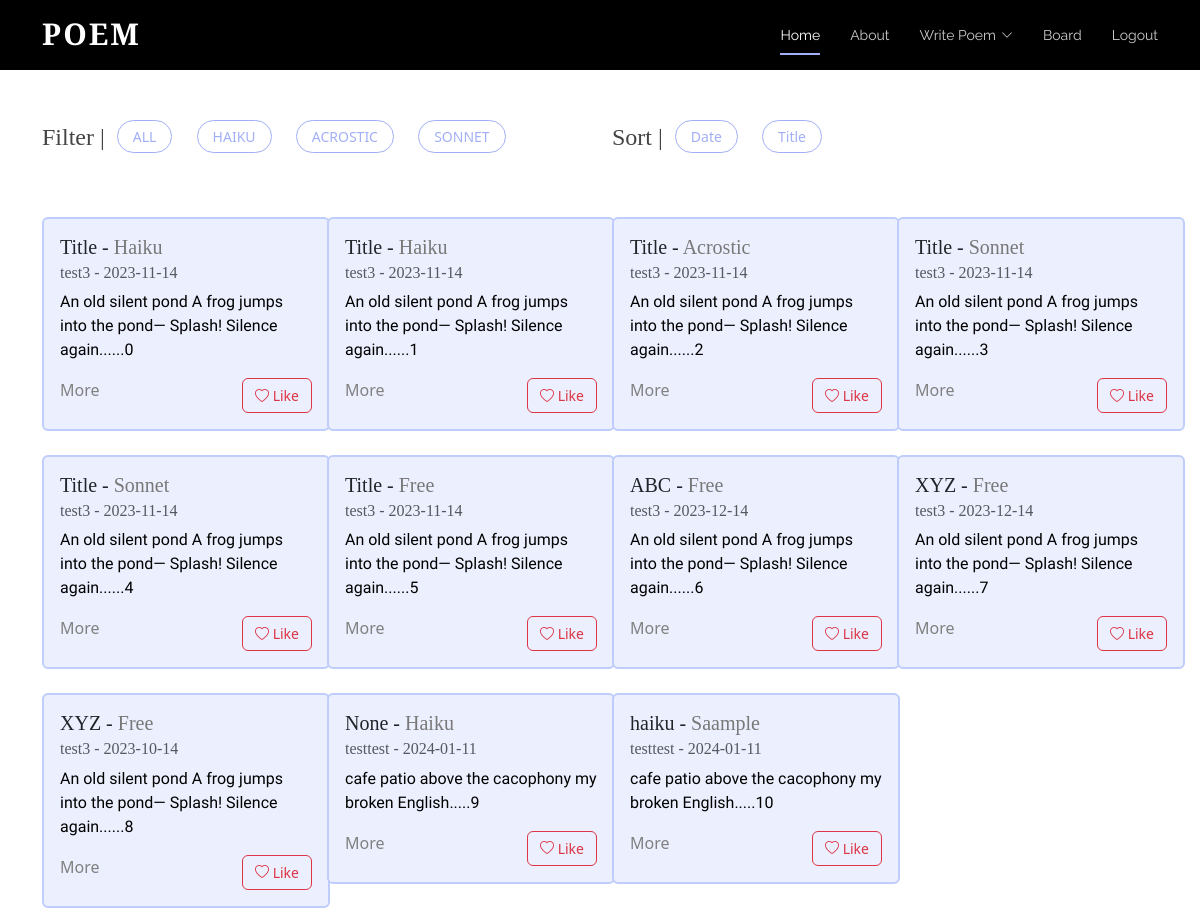
Screenshot of /board (signed in) with the database file from the repository.
### tables this page shows
CREATE TABLE "Poem" (
	"username"	TEXT,
	"content"	TEXT,
	"date"	TEXT,
	"title"	TEXT,
	"type"	TEXT
, "id"	INTEGER);

### app.py (the view)
@app.route("/board", methods=['GET', 'POST'])
def board():
	isLogin = False
	if request.method == "POST":
		pass
	else:
		isLogin = True
		conn = sqlite3.connect('static/database.db')
		cursor = conn.cursor()
		query = """
			SELECT P.username, P.content, P.date, P.title, P.type,P.id,
				   COALESCE(L.liked, 0) AS liked
			FROM Poem P
			LEFT JOIN Likes L ON P.id = L.poem_id AND L.username = ?
		"""
		cursor.execute(query, (session.get("username"),))
		rows = cursor.fetchall()
		usernames = []  # ["scott", "alice"]
		contents = []  # ["poem...", "poem2..."]
		dates = []  # ["2023-12-12", "2022-10-10"]
		titles = []
		types = []
		likes = []
		ids = []
		for row in rows:
			usernames.append(row[0])
			contents.append(row[1])
			dates.append(row[2])
			titles.append(row[3])
			types.append(row[4].title())
			likes.append(row[6])
			ids.append(row[5])
		print(likes)
		print(ids)
		if "username" not in session:
			isLogin = False
			return redirect(url_for('login'))
		else:
			isLogin = True
		return render_template('board.html',ids=ids, usernames=usernames, contents=contents,
							   dates=dates, titles=titles, types=types, liked_status=likes,
							   num_poems=len(usernames), isLogin=isLogin)

### templates/board.html (shortened to what this page needs)
<!DOCTYPE html>
<html lang="en">
  <head>
    <link href="../static/vendor/aos/aos.css" rel="stylesheet">
    <link href="../static/vendor/bootstrap/css/bootstrap.min.css" rel="stylesheet">
    <link href="../static/vendor/bootstrap-icons/bootstrap-icons.css" rel="stylesheet">
    <link href="../static/vendor/boxicons/css/boxicons.min.css" rel="stylesheet">
    <link href="../static/vendor/glightbox/css/glightbox.min.css" rel="stylesheet">
    <link href="../static/vendor/swiper/swiper-bundle.min.css" rel="stylesheet">
    <link href="../static/css/style.css" rel="stylesheet">
  </head>
  <body>
      <header id="header" class="fixed-top d-flex align-items-center">
        <div class="container d-flex justify-content-between">
          <div class="logo">
            <h1><a href="{{url_for('index')}}">Poem</a></h1>
          </div>
          <nav id="navbar" class="navbar">
        <ul>
          <li><a class="nav-link scrollto active" href="#hero">Home</a></li>
          <li><a class="nav-link scrollto" href="{{url_for('index')}}#about">About</a></li>
          <li class="dropdown"><a href="{{url_for('poem_writing_haiku')}}"><span>Write Poem</span> <i class="bi bi-chevron-down"></i></a>
          </li>
          <li><a class="nav-link scrollto" href="{{url_for('board')}}">Board</a></li>
          {% if isLogin %}
            <li><a class="nav-link scrollto" href="{{url_for('logout')}}">Logout</a></li>
          {% else %}
            <li><a class="nav-link scrollto" href="{{url_for('login')}}">Login</a></li>
          {% endif %}
        </ul>
          </nav>
        </div>
      </header>
      <main>
        <div class="container board-top">
          <div class="row mb-4">
            <div class="col-lg-6 d-flex">
                <h4>Filter |</h4>
                <ul class="poem-filters">
                  <li data-filter = "*">ALL</li>
                  <li data-filter = ".filter-Haiku">HAIKU</li>
                  <li data-filter = ".filter-Acrostic">ACROSTIC</li>
                  <li data-filter = ".filter-Sonnet">SONNET</li>
                </ul>
            </div>
            <div class="col-lg-6 d-flex">
                <h4>Sort |</h4>
                <ul class="poem-filters">
                    <li class="sorting" data-sort-by ="date">Date</li>
                    <li class="sorting"  data-sort-by ="title">Title</li>
                </ul>
            </div>
          </div>
          <div class="row poem-container">
            {% for i in range(num_poems) %}
              {% if i < 4 %}
                <div class="col-md-6 col-lg-3 poem-item filter-{{types[i]}} mt-4 mt-md-4" data-title="{{titles[i]}}" data-date="{{dates[i][0:10]}}" data-type="{{types[i]}}">
              {% else %}
                <div class="col-md-6 col-lg-3 poem-item filter-{{types[i]}} mt-4 mt-md-4 mt-lg-4"data-title="{{titles[i]}}"  data-date="{{ dates[i][0:10]}}" data-type="{{types[i]}}">
              {% endif %}
              <div class="card poem-card mx-auto" style="width: 18rem;">
                <div class="card-body">
                  <h5 class="card-title"><span class="title">{{titles[i]}}</span> - <span class="board-poemtype type">{{types[i]}}</span></h5>
                  <h6 class="card-subtitle mb-2 text-muted">{{usernames[i]}} - <span class="date">{{dates[i][0:10]}}</span></h6>
                  <p class="card-text">{{contents[i][0:100]}}.....{{ids[i]}}</p>
                <div class="d-flex justify-content-between">
                  <a class="card-link" data-bs-toggle="modal" data-bs-target="#poemModal" data-title="{{titles[i]}}" data-type="{{types[i]}}" data-username="{{usernames[i]}}" data-date="{{dates[i][0:10]}}" data-content="{{contents[i]}}">
  More
</a>
                    {% if liked_status[i] == 1 %}
                  <div class="text-right">
                    <button class="btn btn-outline-danger like-button really-like" data-poem-id="{{ ids[i] }}" data-username="{{ usernames[i] }}" data-liked="{{ liked_status[i] }}">
                        <i class="bi bi-heart-fill"></i>  Liked
                    </button>
                  </div>
                    {%else %}
                                      <div class="text-right">
                    <button class="btn btn-outline-danger like-button" data-poem-id="{{ ids[i] }}" data-username="{{ usernames[i] }}" data-liked="{{ liked_status[i] }}">
                        <i class="bi bi-heart"></i> Like
                    </button>
                  </div>
                    {% endif %}
                </div>
                </div>
              </div>
            </div>
            {% endfor %}
          </div>
        </div>
      </main>
  </body>
</html>

### static/css/style.css (style rules this page uses)
body { color: #444444; }
a { color: #1bac91; text-decoration: none; }
h1, h2, h3, h4, h5, h6 { font-family: 'Cormorant Garamond', serif; }
#header { height: 70px; transition: all 0.5s; z-index: 997; background: #000; }
#header .logo h1 { font-size: 30px; margin: 0; padding: 6px 0; line-height: 1; font-weight: 700; letter-spacing: 2px; text-transform: uppercase; }
#header .logo h1 a, #header .logo h1 a:hover { color: #fff; text-decoration: none; }
.navbar { padding: 0; }
.navbar ul { margin: 0; padding: 0; display: flex; list-style: none; align-items: center; }
.navbar li { position: relative; }
.navbar>ul>li+li { margin-left: 30px; }
.navbar a, .navbar a:focus { display: flex; align-items: center; justify-content: space-between; padding: 12px 0; font-size: 14px; font-family: "Raleway", sans-serif; color: rgba(255, 255, 255, 0.8); white-space: nowrap; transition: 0.3s; position: relative; }
.navbar a i, .navbar a:focus i { font-size: 12px; line-height: 0; margin-left: 5px; }
.navbar>ul>li>a:before { content: ""; position: absolute; width: 100%; height: 2px; bottom: 3px; left: 0; background-color: #A2AFF6; visibility: hidden; width: 0px; transition: all 0.3s ease-in-out 0s; }
.navbar a:hover:before, .navbar li:hover>a:before, .navbar .active:before { visibility: visible; width: 100%; }
.navbar a:hover, .navbar .active, .navbar .active:focus, .navbar li:hover>a { color: #fff; }
body p { color: black; font-family: 'Nanum Myeongjo', serif; }
body a { color: gray; }
body { margin: 0; }
.board-top { margin-top: 120px; }
.board-poemtype { color:#787878; }
.poem-filters { list-style: none; margin-left: -20px; }
.board-top h4 { margin-top: 3px; }
.poem-filters li { cursor: pointer; font-size: 14px; display: inline-block; background: white; border: 1px solid #A2AFF6; padding: 5px 15px 5px 15px; border-radius: 50px; margin-right: 20px; color: #A2AFF6; font-weight: 500; }
.card-link { cursor:pointer }
.like-button { font-size:14px; }
.poem-card { background-color:#ECEFFE; border: 2px solid #BECDFB; transition: transform 0.3s ease-in-out; }

### rows the page displays
Poem: title "Title", type "Haiku", username "test3", date "2023-11-14", content "An old silent pond A frog jumps into the pond— Splash! Silence again.", id "0"
Poem: title "Title", type "Haiku", username "test3", date "2023-11-14", content "An old silent pond A frog jumps into the pond— Splash! Silence again.", id "1"
Poem: title "Title", type "Acrostic", username "test3", date "2023-11-14", content "An old silent pond A frog jumps into the pond— Splash! Silence again.", id "2"
Poem: title "Title", type "Sonnet", username "test3", date "2023-11-14", content "An old silent pond A frog jumps into the pond— Splash! Silence again.", id "3"
Poem: title "Title", type "Sonnet", username "test3", date "2023-11-14", content "An old silent pond A frog jumps into the pond— Splash! Silence again.", id "4"
Poem: title "Title", type "Free", username "test3", date "2023-11-14", content "An old silent pond A frog jumps into the pond— Splash! Silence again.", id "5"
Poem: title "ABC", type "Free", username "test3", date "2023-12-14", content "An old silent pond A frog jumps into the pond— Splash! Silence again.", id "6"
Poem: title "XYZ", type "Free", username "test3", date "2023-12-14", content "An old silent pond A frog jumps into the pond— Splash! Silence again.", id "7"
Poem: title "XYZ", type "Free", username "test3", date "2023-10-14", content "An old silent pond A frog jumps into the pond— Splash! Silence again.", id "8"
Poem: username "testtest", date "2024-01-11", content "cafe patio above the cacophony my broken English"
Poem: title "haiku", type "Saample", username "testtest", date "2024-01-11", content "cafe patio above the cacophony my broken English", id "10"

### other values shown
{{ titles[i] }} "None"
{{ types[i] }} "Haiku"
{{ ids[i] }} "9"
